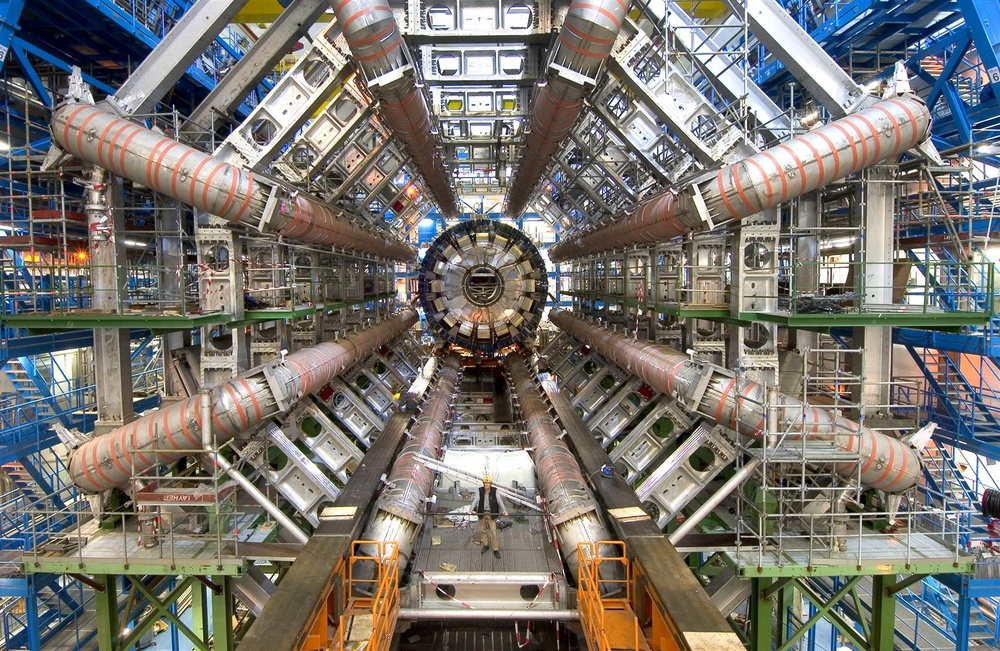
#> input picture CV/images/atlas.jpg, 1000 x 651 px, shrunk from 1615 x 1052 before the run
$ python basic.py   (Python 2 division)
#> lines starting #> are read from the running program, lines starting #| are printed output that depends on the picture
#!/usr/bin/env python
from PIL import Image
from pylab import *
# read image to array
#im = array(Image.open('../images/Lenna.png').convert('L'))
# plot the image
im = array(Image.open('../images/atlas.jpg'))
#> im is the input picture: shape (651, 1000, 3); mean R, G, B 119.5, 116.3, 110.6
#im = array(Image.open('../images/darwin.png'))
print im.shape, im.dtype
#| (651, 1000, 3) uint8
#im = array(Image.open('../images/Lenna.png').convert('L'),'f')

im2 = 255 - im
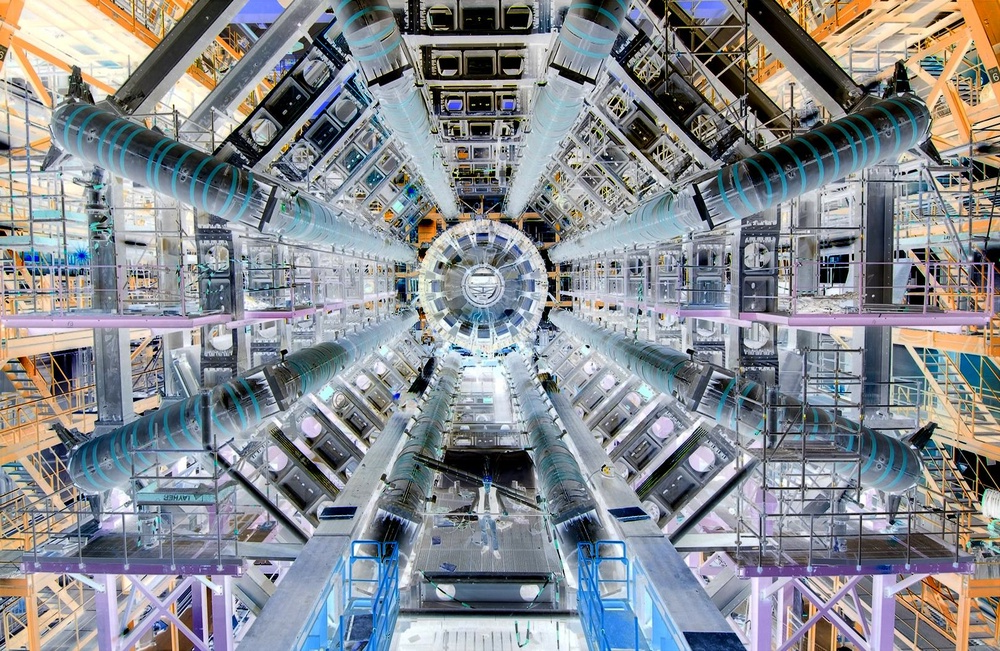
#> im2: shape (651, 1000, 3); mean R, G, B 135.5, 138.7, 144.4
im3 = (100.0/255) * im2 + 100
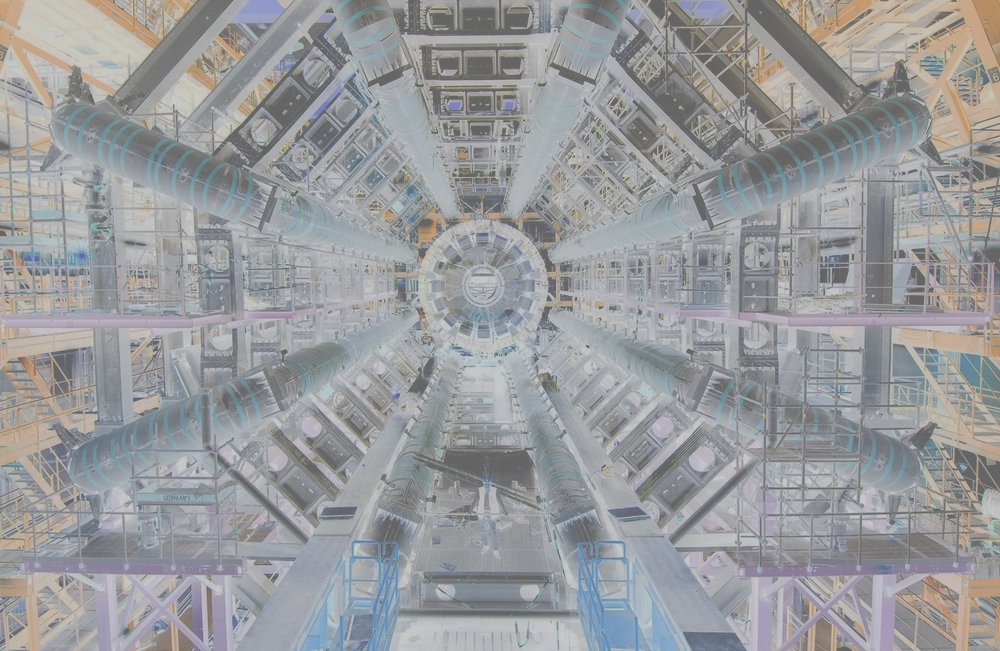
#> im3: shape (651, 1000, 3) float64; mean R, G, B 153.1, 154.4, 156.6
im4  = 255.0 * (im3 / 255.0)**2
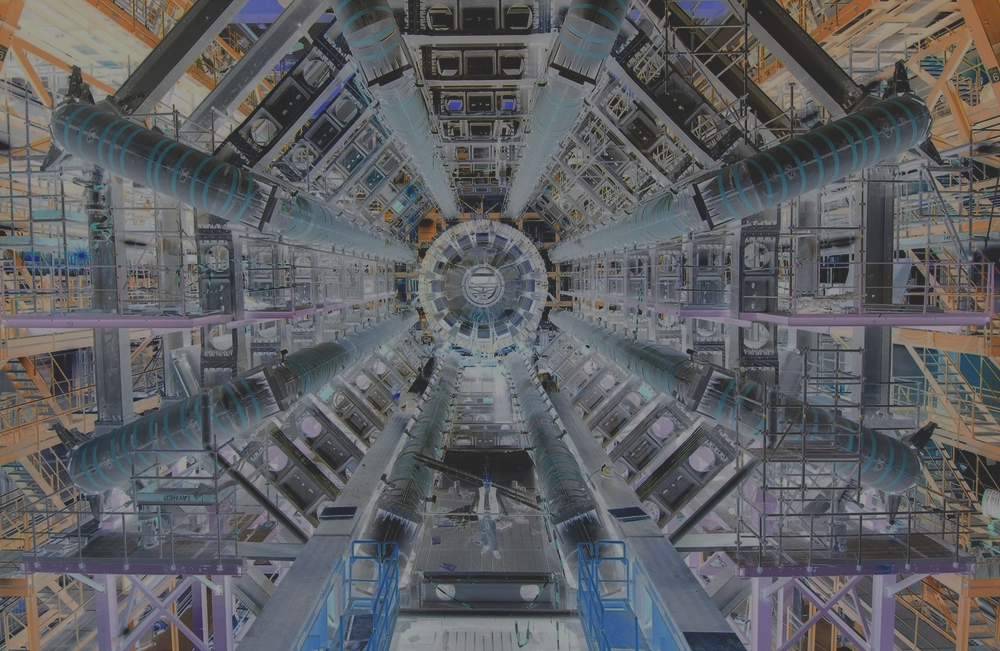
#> im4: shape (651, 1000, 3) float64; mean R, G, B 94.6, 95.8, 98.7
imshow(im2)
figure()
imshow(im3)
figure()
imshow(im4)
show()

$ run again, with CV/images/darwin.png saved as CV/images/atlas.jpg
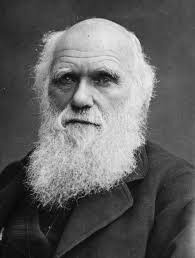
#> input picture CV/images/darwin.png, 195 x 258 px
#> im is the input picture: shape (258, 195, 3); min 0, max 249, mean 97.6
#| (258, 195, 3) uint8
#> `im3 = (100.0/255) * im2 + 100`:
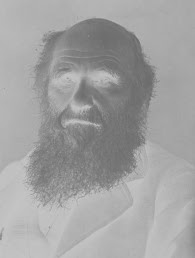
#> im3: shape (258, 195, 3) float64; min 102.4, max 200, mean 161.7
#> `im4  = 255.0 * (im3 / 255.0)**2`:
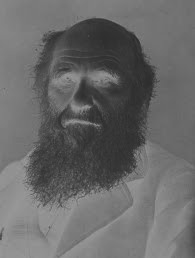
#> im4: shape (258, 195, 3) float64; min 41.08, max 156.9, mean 105

$ run again, with CV/images/Na0qLLObkBA.jpg copied over CV/images/atlas.jpg
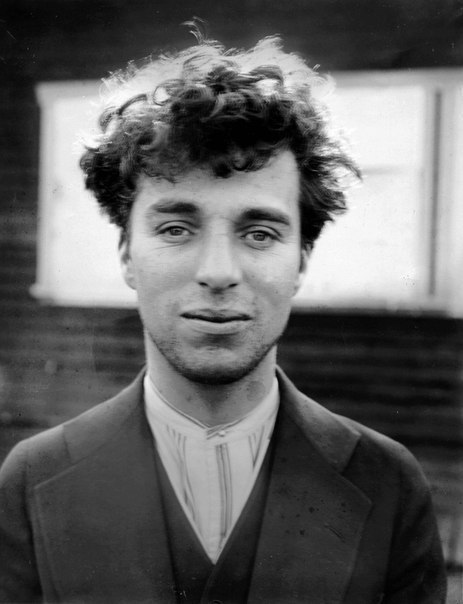
#> input picture CV/images/Na0qLLObkBA.jpg, 463 x 604 px
#> im is the input picture: shape (604, 463); min 0, max 255, mean 97.7
#| (604, 463) uint8
#> `im3 = (100.0/255) * im2 + 100`:
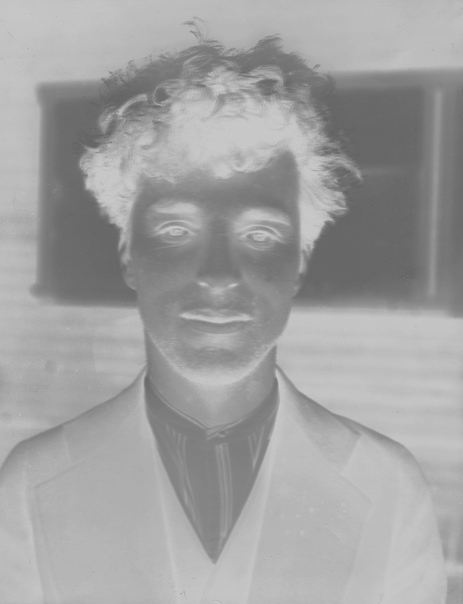
#> im3: shape (604, 463) float64; min 100, max 200, mean 161.7
#> `im4  = 255.0 * (im3 / 255.0)**2`:
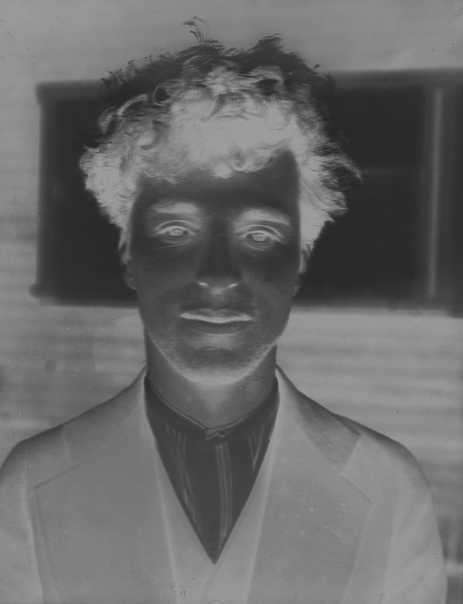
#> im4: shape (604, 463) float64; min 39.22, max 156.9, mean 106.1
